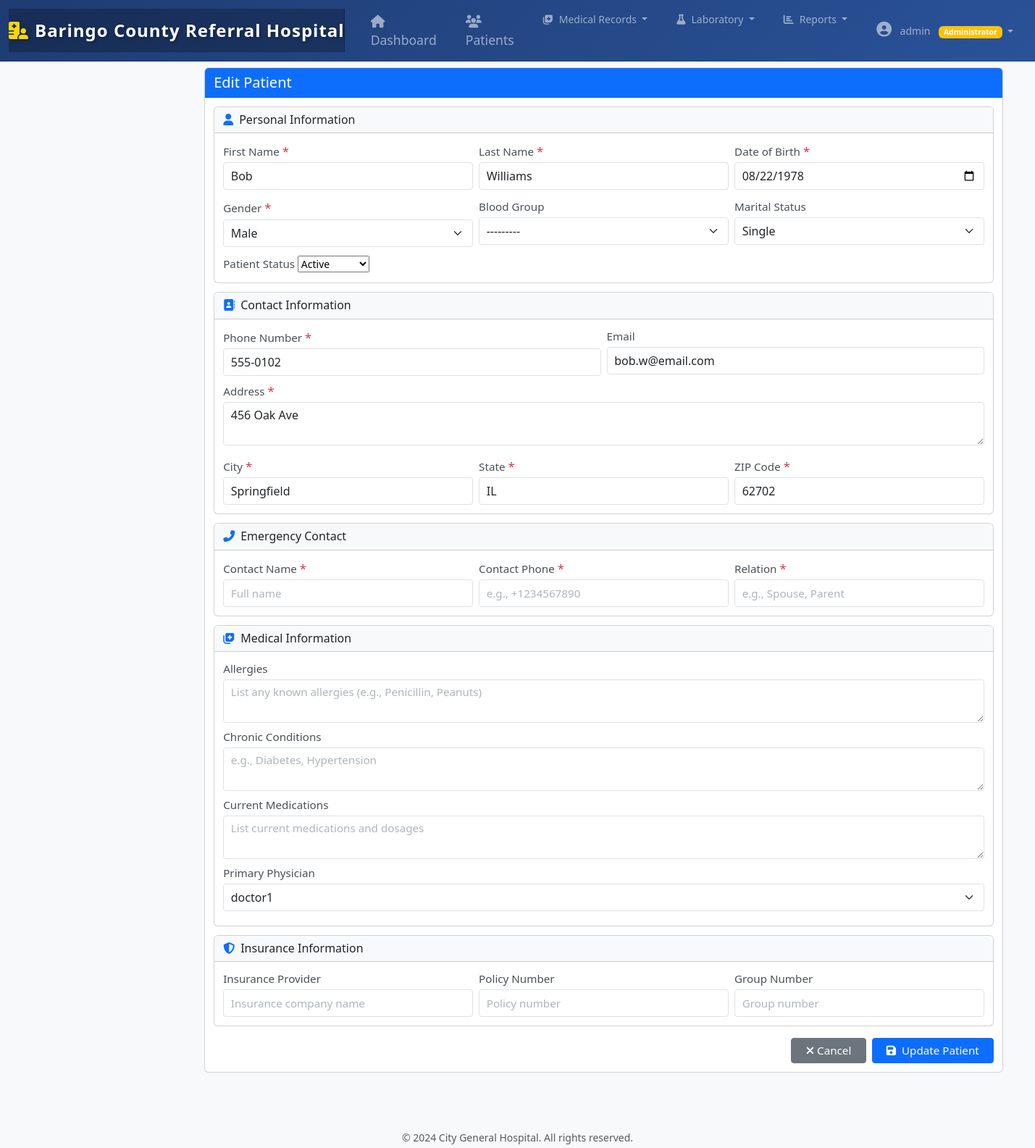
Page /2/edit/ (signed in) on the earlier database version.
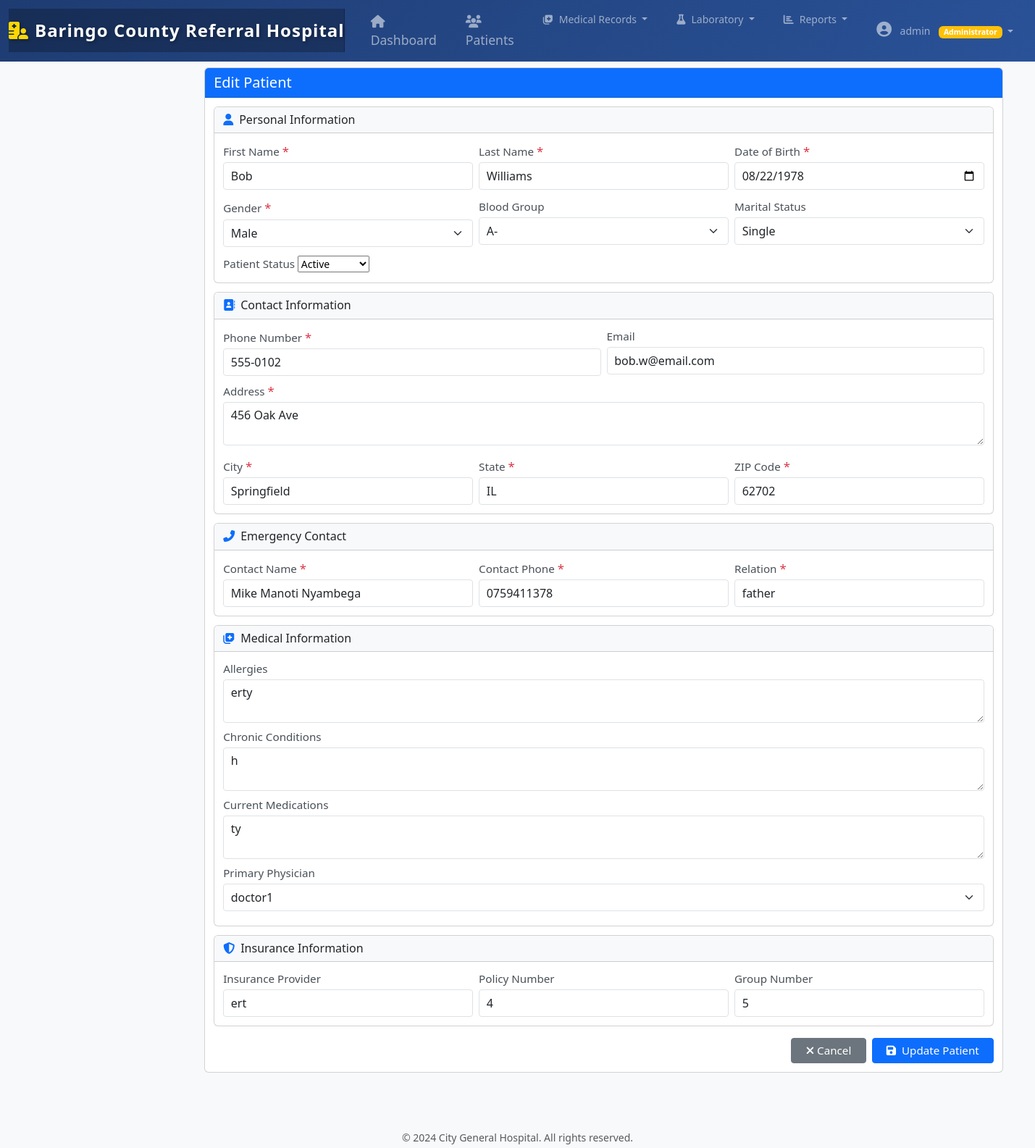
Same page on the later database version.
### hospital_records/apps/patients/models.py (models this page shows, shortened)
class Patient(models.Model):
    GENDER_CHOICES = (
        ('M', 'Male'),
        ('F', 'Female'),
        ('O', 'Other'),
    )
    BLOOD_GROUP_CHOICES = (
        ('A+', 'A+'),
        ('A-', 'A-'),
        ('B+', 'B+'),
        ('B-', 'B-'),
        ('AB+', 'AB+'),
        ('AB-', 'AB-'),
        ('O+', 'O+'),
        ('O-', 'O-'),
    )
    MARITAL_STATUS = (
        ('single', 'Single'),
        ('married', 'Married'),
        ('divorced', 'Divorced'),
        ('widowed', 'Widowed'),
    )
    phone_regex = RegexValidator(
    regex=r'^[\d\+\-\(\)\s]+$',  # Allows digits, +, -, (), and spaces
    message="Enter a valid phone number (digits, +, -, parentheses, and spaces allowed)."
)
    patient_id = models.CharField(
        max_length=20,
        unique=True,
        editable=False,
        help_text="Auto-generated patient ID"
    )
    first_name = models.CharField(max_length=100, verbose_name="First Name")
    last_name = models.CharField(max_length=100, verbose_name="Last Name")
    date_of_birth = models.DateField(
        verbose_name="Date of Birth",
        help_text="Format: YYYY-MM-DD"
    )
    gender = models.CharField(
        max_length=1,
        choices=GENDER_CHOICES,
        verbose_name="Gender"
    )
    blood_group = models.CharField(
        max_length=3,
        choices=BLOOD_GROUP_CHOICES,
        verbose_name="Blood Group"
    )
    marital_status = models.CharField(
        max_length=10,
        choices=MARITAL_STATUS,
        default='single',
        verbose_name="Marital Status"
    )
    phone_number = models.CharField(
        max_length=15,
        validators=[phone_regex],
        verbose_name="Phone Number",
        help_text="Format: +1234567890"
    )
    email = models.EmailField(
        blank=True,
        null=True,
        validators=[EmailValidator()],
        verbose_name="Email Address"
    )
    address = models.TextField(verbose_name="Address")
    city = models.CharField(max_length=100, verbose_name="City")
    state = models.CharField(max_length=100, verbose_name="State")
    zip_code = models.CharField(
        max_length=10,
        verbose_name="ZIP Code"
    )
    emergency_contact_name = models.CharField(
        max_length=200,
        verbose_name="Emergency Contact Name"
    )
    emergency_contact_phone = models.CharField(
        max_length=15,
        validators=[phone_regex],
        verbose_name="Emergency Contact Phone"
    )
    emergency_contact_relation = models.CharField(
        max_length=50,
        verbose_name="Relation to Patient"
    )
    primary_physician = models.ForeignKey(
        User,
        on_delete=models.SET_NULL,
        null=True,
        related_name='patients',
        verbose_name="Primary Physician"
    )
    allergies = models.TextField(
        blank=True,
        verbose_name="Allergies",
        help_text="List any known allergies"
    )
    chronic_conditions = models.TextField(
        blank=True,
        verbose_name="Chronic Conditions",
        help_text="List any chronic medical conditions"
    )
    current_medications = models.TextField(
        blank=True,
        verbose_name="Current Medications",
        help_text="List current medications and dosages"
    )
    insurance_provider = models.CharField(
        max_length=200,
        blank=True,
        verbose_name="Insurance Provider"
    )
    insurance_policy_number = models.CharField(
        max_length=50,
        blank=True,
        verbose_name="Policy Number"
    )
    insurance_group_number = models.CharField(
        max_length=50,
        blank=True,
        verbose_name="Group Number"
    )
    STATUS_CHOICES = (
        ('active', 'Active'),
        ('discharged', 'Discharged'),
        ('transferred', 'Transferred'),
        ('deceased', 'Deceased'),
    )
    status = models.CharField(
        max_length=20,
        choices=STATUS_CHOICES,
        default='active',
        verbose_name="Patient Status"
    )
    registration_date = models.DateTimeField(
        auto_now_add=True,
        verbose_name="Registration Date"
    )
    last_visit = models.DateField(
        null=True,
        blank=True,
        verbose_name="Last Visit Date"
    )
    updated_at = models.DateTimeField(
        auto_now=True,
        verbose_name="Last Updated"
    )
    registered_by = models.ForeignKey(
        User,
        on_delete=models.SET_NULL,
        null=True,
        related_name='registered_patients',
        verbose_name="Registered By"
    )
    class Meta:
        ordering = ['-registration_date']
        verbose_name = "Patient"
        verbose_name_plural = "Patients"
        indexes = [
            models.Index(fields=['patient_id']),
            models.Index(fields=['last_name', 'first_name']),
        ]

### hospital_records/apps/patients/views.py (the view)
# urls.py: path('<int:pk>/edit/', views.patient_edit, name='patient_edit'),
@login_required
@clinical_staff_required
def patient_edit(request, pk):
    patient = get_object_or_404(Patient, pk=pk)
    if request.method == 'POST':
        form = PatientForm(request.POST, instance=patient)
        if form.is_valid():
            form.save()
            messages.success(request, 'Patient information updated successfully!')
            return redirect('patients:patient_detail', pk=patient.pk)
    else:
        form = PatientForm(instance=patient)
    return render(request, 'patients/patient_form.html', {
        'form': form,
        'patient': patient,
        'title': 'Edit Patient',
        'is_editing': True
    })

### templates/patients/patient_form.html (shortened to what the changed rows need)
{% extends 'base.html' %}
{% load static %}
{% block content %}
<div class="container-fluid py-2 compact-mode">
    <div class="row">
        <div class="col-12">
            <div class="card">
                <div class="card-body py-3">
                    <form method="post" novalidate>
                        <div class="card mb-2">
                            <div class="card-body py-2">
                                <div class="row g-2">
                                    <div class="col-md-4">
                                        <label class="form-label mb-1">First Name <span class="text-danger">*</span></label>
                                        {{ form.first_name }}
                                    </div>
                                    <div class="col-md-4">
                                        <label class="form-label mb-1">Last Name <span class="text-danger">*</span></label>
                                        {{ form.last_name }}
                                    </div>
                                    <div class="col-md-4">
                                        <label class="form-label mb-1">Date of Birth <span class="text-danger">*</span></label>
                                        {{ form.date_of_birth }}
                                    </div>
                                </div>
                                <div class="row g-2 mt-1">
                                    <div class="col-md-4">
                                        <label class="form-label mb-1">Gender <span class="text-danger">*</span></label>
                                        {{ form.gender }}
                                    </div>
                                    <div class="col-md-4">
                                        <label class="form-label mb-1">Blood Group</label>
                                        {{ form.blood_group }}
                                    </div>
                                    <div class="col-md-4">
                                        <label class="form-label mb-1">Marital Status</label>
                                        {{ form.marital_status }}
                                    </div>
                                </div>
                                <div class="row g-2 mt-1">
                                    <div class="col-md-4">
                                        <label class="form-label mb-1">Patient Status</label>
                                        {{ form.status }}
                                    </div>
                                </div>
                            </div>
                        </div>
                        <div class="card mb-2">
                            <div class="card-body py-2">
                                <div class="row g-2">
                                    <div class="col-md-6">
                                        <label class="form-label mb-1">Phone Number <span class="text-danger">*</span></label>
                                        {{ form.phone_number }}
                                    </div>
                                    <div class="col-md-6">
                                        <label class="form-label mb-1">Email</label>
                                        {{ form.email }}
                                    </div>
                                </div>
                                <div class="mt-2">
                                    <label class="form-label mb-1">Address <span class="text-danger">*</span></label>
                                    {{ form.address }}
                                </div>
                                <div class="row g-2 mt-2">
                                    <div class="col-md-4">
                                        <label class="form-label mb-1">City <span class="text-danger">*</span></label>
                                        {{ form.city }}
                                    </div>
                                    <div class="col-md-4">
                                        <label class="form-label mb-1">State <span class="text-danger">*</span></label>
                                        {{ form.state }}
                                    </div>
                                    <div class="col-md-4">
                                        <label class="form-label mb-1">ZIP Code <span class="text-danger">*</span></label>
                                        {{ form.zip_code }}
                                    </div>
                                </div>
                            </div>
                        </div>
                        <div class="card mb-2">
                            <div class="card-body py-2">
                                <div class="row g-2">
                                    <div class="col-md-4">
                                        <label class="form-label mb-1">Contact Name <span class="text-danger">*</span></label>
                                        {{ form.emergency_contact_name }}
                                    </div>
                                    <div class="col-md-4">
                                        <label class="form-label mb-1">Contact Phone <span class="text-danger">*</span></label>
                                        {{ form.emergency_contact_phone }}
                                    </div>
                                    <div class="col-md-4">
                                        <label class="form-label mb-1">Relation <span class="text-danger">*</span></label>
                                        {{ form.emergency_contact_relation }}
                                    </div>
                                </div>
                            </div>
                        </div>
                        {% if user.profile.user_type == 'doctor' or user.profile.user_type == 'nurse' or user.profile.user_type == 'admin' %}
                        <div class="card mb-2">
                            <div class="card-header bg-light py-2">
                                <h5 class="mb-0 fs-6">
                                    <i class="fas fa-notes-medical me-2"></i>Medical Information
                                </h5>
                            </div>
                            <div class="card-body py-2">
                                <div class="mb-2">
                                    <label class="form-label mb-1">Allergies</label>
                                    {{ form.allergies }}
                                </div>
                                <div class="mb-2">
                                    <label class="form-label mb-1">Chronic Conditions</label>
                                    {{ form.chronic_conditions }}
                                </div>
                                <div class="mb-2">
                                    <label class="form-label mb-1">Current Medications</label>
                                    {{ form.current_medications }}
                                </div>
                                <div class="mb-2">
                                    <label class="form-label mb-1">Primary Physician</label>
                                    {{ form.primary_physician }}
                                </div>
                            </div>
                        </div>
                        {% endif %}
                        {% if user.profile.user_type == 'receptionist' or user.profile.user_type == 'admin' %}
                        <div class="card mb-2">
                            <div class="card-header bg-light py-2">
                                <h5 class="mb-0 fs-6">
                                    <i class="fas fa-shield-alt me-2"></i>Insurance Information
                                </h5>
                            </div>
                            <div class="card-body py-2">
                                <div class="row g-2">
                                    <div class="col-md-4">
                                        <label class="form-label mb-1">Insurance Provider</label>
                                        {{ form.insurance_provider }}
                                    </div>
                                    <div class="col-md-4">
                                        <label class="form-label mb-1">Policy Number</label>
                                        {{ form.insurance_policy_number }}
                                    </div>
                                    <div class="col-md-4">
                                        <label class="form-label mb-1">Group Number</label>
                                        {{ form.insurance_group_number }}
                                    </div>
                                </div>
                            </div>
                        </div>
                        {% endif %}
                    </form>
                </div>
            </div>
        </div>
    </div>
</div>
{% endblock %}

Differences in the rows shown:
changed Patient "Bob": blood_group "---------" → "A-"; emergency_contact_name (not shown) → "Mike Manoti Nyambega"; emergency_contact_phone (not shown) → "0759411378"; emergency_contact_relation (not shown) → "father"; allergies (not shown) → "erty"; chronic_conditions (not shown) → "h"; current_medications (not shown) → "ty"; insurance_provider (not shown) → "ert"; insurance_policy_number (not shown) → "4"; insurance_group_number (not shown) → "5"
